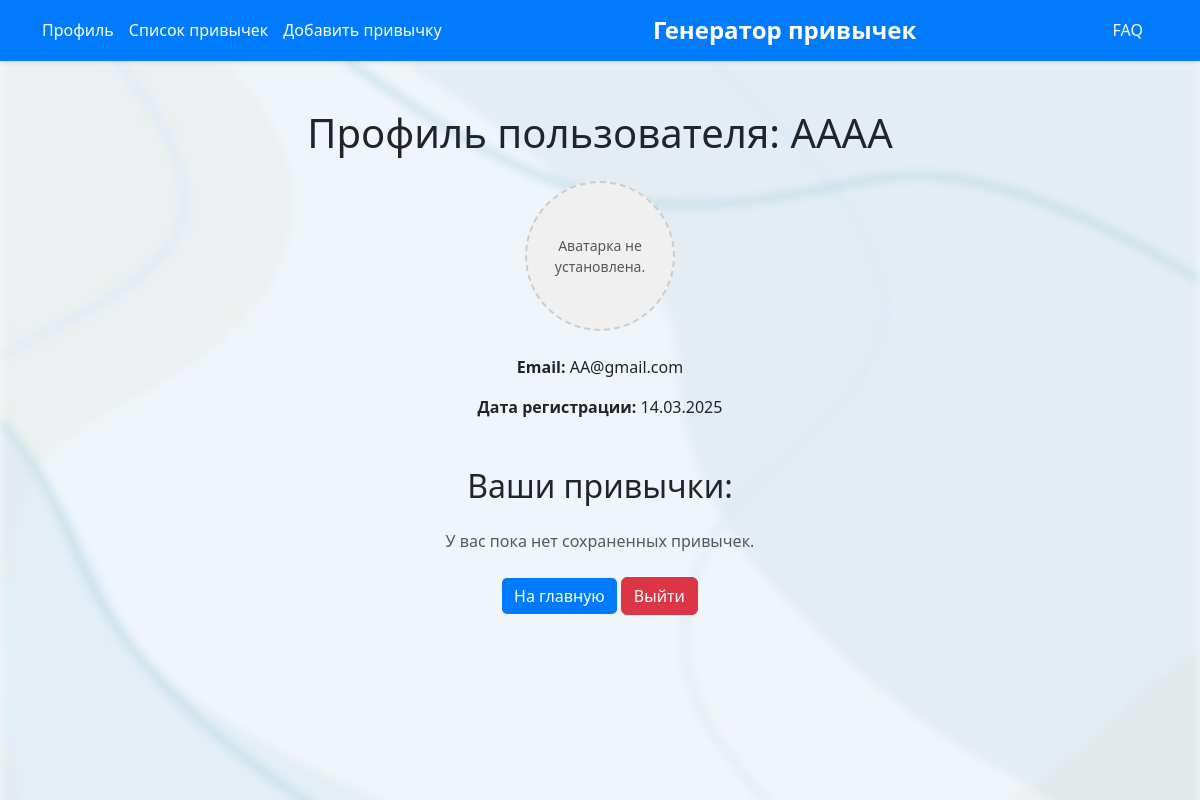
/profile/ (signed in), run on an earlier commit of the app's database.
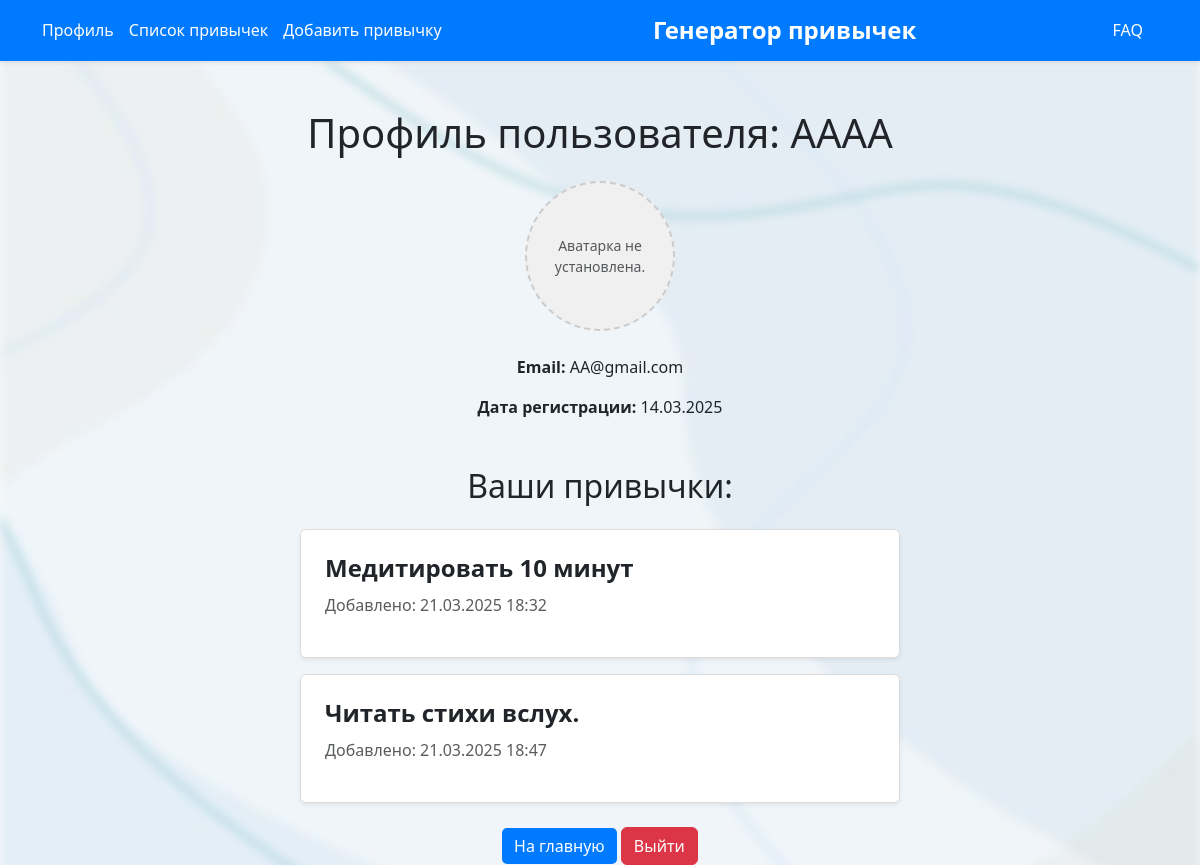
And on a later commit of the database.
### users/models.py (models this page shows, shortened)
class Profile(models.Model):
    user = models.OneToOneField(User, on_delete=models.CASCADE)
    avatar = models.ImageField(upload_to='avatars/', null=True, blank=True)

class UserHabit(models.Model):
    user = models.ForeignKey(User, on_delete=models.CASCADE)  # Пользователь
    habit = models.ForeignKey(Habit, on_delete=models.CASCADE)  # Привычка
    created_at = models.DateTimeField(auto_now_add=True)  # Дата добавления
    class Meta:
        unique_together = ('user', 'habit')  # Уникальная связь пользователя и привычки

class Habit(models.Model):
    name = models.CharField(max_length=255, unique=True)  # Название привычки

### users/views.py (the view)
# urls.py: path('profile/', views.profile, name='profile'),
@login_required
def profile(request):
    user_profile = Profile.objects.get(user=request.user)
    user_habits = UserHabit.objects.filter(user=request.user).select_related('habit')
    return render(request, 'users/profile.html', {
        'profile': user_profile,  # Передаем профиль
        'user_habits': user_habits,  # Передаем привычки
    })

### users/templates/users/profile.html (shortened to what this page needs)
{% extends 'users/base.html' %}
{% load static %}
{% block content %}
    <div class="background"></div>
    <main class="main-content container mt-5">
        <h1 class="text-center mb-4">Профиль пользователя: {{ profile.user.username }}</h1>
        <div class="text-center d-flex align-items-center justify-content-center mb-4">
            {% if profile.avatar %}
                <img src="{{ profile.avatar.url }}" alt="Аватарка" class="img-fluid rounded-circle" width="150">
            {% else %}
                <div class="avatar-placeholder rounded-circle d-flex align-items-center justify-content-center" style="width: 150px; height: 150px; background-color: #f0f0f0;">
                    <span class="text-muted">Аватарка не установлена.</span>
                </div>
            {% endif %}
        </div>
        <div class="profile-info text-center">
            <p><strong>Email:</strong> {{ profile.user.email }}</p>
            <p><strong>Дата регистрации:</strong> {{ profile.user.date_joined|date:"d.m.Y" }}</p>
        </div>
        <div class="mt-5">
            <h2 class="text-center mb-4">Ваши привычки:</h2>
            {% if user_habits %}
                <ul class="list-unstyled">
                    {% for user_habit in user_habits %}
                        <li class="habit-card p-4 mb-3 bg-white rounded shadow-sm">
                            <h4 class="habit-name">{{ user_habit.habit.name }}</h4>
                            <p class="text-muted">Добавлено: {{ user_habit.created_at|date:"d.m.Y H:i" }}</p>
                        </li>
                    {% endfor %}
                </ul>
            {% else %}
                <p class="text-muted text-center">У вас пока нет сохраненных привычек.</p>
            {% endif %}
        </div>
        <div class="text-center mt-4">
            <a href="{% url 'index' %}" class="btn btn-primary">На главную</a>
            <a href="{% url 'logout' %}" class="btn btn-danger">Выйти</a>
        </div>
    </main>
{% endblock %}

### users/templates/users/base.html (shortened to what this page needs)
<!doctype html>
<html lang="ru">
<head>
    {% load static %}
    <link rel="stylesheet" href="https://cdn.jsdelivr.net/npm/bootstrap@5.3.3/dist/css/bootstrap.min.css">
    <link rel="stylesheet" href="{% static 'users/css/users.css' %}">
</head>
<body>
    <header class="top-bar py-3">
        <div class="container">
            <div class="d-flex align-items-center">
                <div class="left-links d-flex">
                    <a href="{% url 'profile' %}" class="nav-link">Профиль</a>
                    <a href="#" class="nav-link">Список привычек</a>
                    <a href="#" class="nav-link">Добавить привычку</a>
                </div>
                <div class="center-title">
                    <h1 class="h4 mb-0">Генератор привычек</h1>
                </div>
                <div class="right-links">
                    <a href="{% url 'about' %}" class="nav-link">FAQ</a>
                </div>
            </div>
        </div>
    </header>
    {% block content %}
    {% endblock %}
</body>
</html>

### users/static/users/css/users.css (style rules this page uses)
body { background-color: #f8f9fa; }
.btn-primary { background-color: #007bff; border: none; border-radius: 5px; }

### users/templates/users/base.html (style rules this page uses)
.top-bar { background-color: #007bff; color: white; box-shadow: 0 2px 4px rgba(0, 0, 0, 0.1); }
.nav-link { color: white; margin-right: 15px; transition: color 0.3s; }
.center-title { flex-grow: 1; text-align: center; margin: 0 auto; }
.center-title h1 { font-size: 1.5rem; font-weight: bold; margin: 0; }

What changed in the data, as far as the page shows it:
added UserHabit: habit.name "Медитировать 10 минут", created_at "21.03.2025 18:32"
added UserHabit: habit.name "Читать стихи вслух.", created_at "21.03.2025 18:47"
Also different on the page:
text no longer shown: "У вас пока нет сохраненных привычек."
